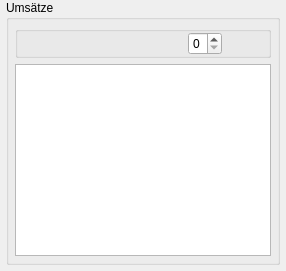
      <widget class="QWidget" name="revenueTab">
       <attribute name="title">
        <string>Umsätze</string>
       </attribute>
       <layout class="QVBoxLayout" name="verticalLayout_10">
        <property name="spacing">
         <number>6</number>
        </property>
        <property name="leftMargin">
         <number>6</number>
        </property>
        <property name="topMargin">
         <number>0</number>
        </property>
        <property name="rightMargin">
         <number>6</number>
        </property>
        <property name="bottomMargin">
         <number>6</number>
        </property>
        <item>
         <widget class="QGroupBox" name="groupBox_46">
          <property name="sizePolicy">
           <sizepolicy hsizetype="Preferred" vsizetype="Preferred">
            <horstretch>0</horstretch>
            <verstretch>60</verstretch>
           </sizepolicy>
          </property>
          <property name="title">
           <string>Umsätze</string>
          </property>
          <layout class="QVBoxLayout" name="verticalLayout_33">
           <property name="margin">
            <number>6</number>
           </property>
           <item>
            <widget class="QGroupBox" name="groupBox_47">
             <property name="title">
              <string/>
             </property>
             <layout class="QHBoxLayout" name="horizontalLayout_34">
              <property name="margin">
               <number>0</number>
              </property>
              <item>
               <spacer name="horizontalSpacer_25">
                <property name="orientation">
                 <enum>Qt::Horizontal</enum>
                </property>
                <property name="sizeHint" stdset="0">
                 <size>
                  <width>40</width>
                  <height>20</height>
                 </size>
                </property>
               </spacer>
              </item>
              <item>
               <widget class="DoubleSpinBox" name="revenueviewSpinnerGroupLevel">
                <property name="decimals">
                 <number>0</number>
                </property>
                <property name="maximum">
                 <double>9.000000000000000</double>
                </property>
                <property name="context" stdset="0">
                 <string>REVENUEVIEW</string>
                </property>
                <property name="path" stdset="0">
                 <string>args.group_level</string>
                </property>
               </widget>
              </item>
              <item>
               <widget class="ActionButton" name="revenueButtonRefresh">
                <property name="maximumSize">
                 <size>
                  <width>40</width>
                  <height>40</height>
                 </size>
                </property>
                <property name="text">
                 <string/>
                </property>
                <property name="icon">
                 <iconset resource="../../frontends/qt/resource.qrc">
                  <normaloff>:/icons/images/refresh.png</normaloff>:/icons/images/refresh.png</iconset>
                </property>
                <property name="iconSize">
                 <size>
                  <width>32</width>
                  <height>32</height>
                 </size>
                </property>
                <property name="flat">
                 <bool>true</bool>
                </property>
                <property name="context" stdset="0">
                 <string>REVENUE</string>
                </property>
                <property name="action" stdset="0">
                 <string>MultiViewHandler.In.Refresh</string>
                </property>
               </widget>
              </item>
             </layout>
            </widget>
           </item>
           <item>
            <widget class="MultiViewTable" name="revenueTable">
             <property name="sizePolicy">
              <sizepolicy hsizetype="Expanding" vsizetype="Expanding">
               <horstretch>0</horstretch>
               <verstretch>30</verstretch>
              </sizepolicy>
             </property>
             <property name="dataView" stdset="0">
              <bool>true</bool>
             </property>
             <property name="dbColumns" stdset="0">
              <stringlist>
               <string>value.year:Jahr</string>
               <string>value.month:Monat</string>
               <string>value.name:Kunde</string>
               <string>&lt;currency&gt;value.value:Umsatz</string>
              </stringlist>
             </property>
             <property name="viewIdentifier" stdset="0">
              <string>revenueView</string>
             </property>
             <property name="context" stdset="0">
              <string>REVENUE</string>
             </property>
             <property name="sortable" stdset="0">
              <stringlist>
               <string>value.year</string>
               <string>value.name</string>
              </stringlist>
             </property>
             <property name="viewArguments" stdset="0">
              <stringlist/>
             </property>
             <property name="view" stdset="0">
              <string>_design/couchapp/_view/revenue</string>
             </property>
             <property name="viewDescending" stdset="0">
              <bool>true</bool>
             </property>
             <property name="query" stdset="0">
              <string/>
             </property>
            </widget>
           </item>
          </layout>
         </widget>
        </item>
       </layout>
      </widget>
